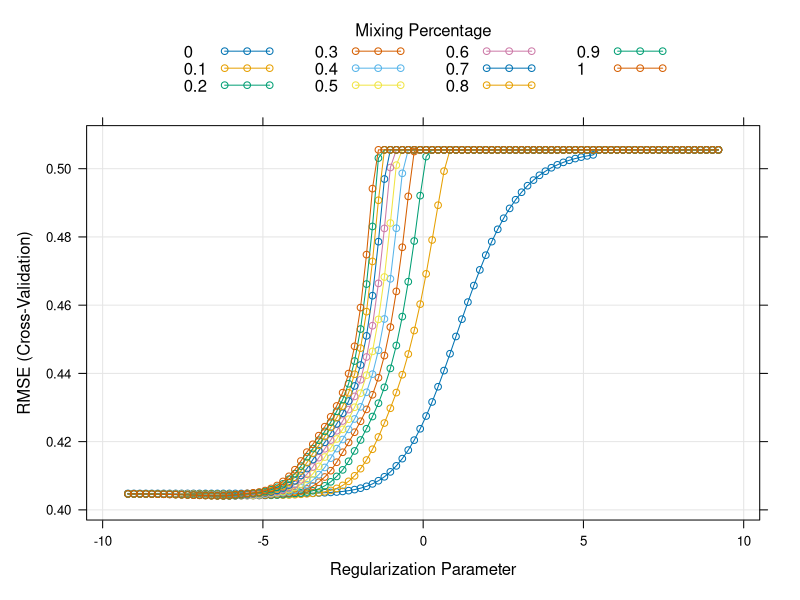
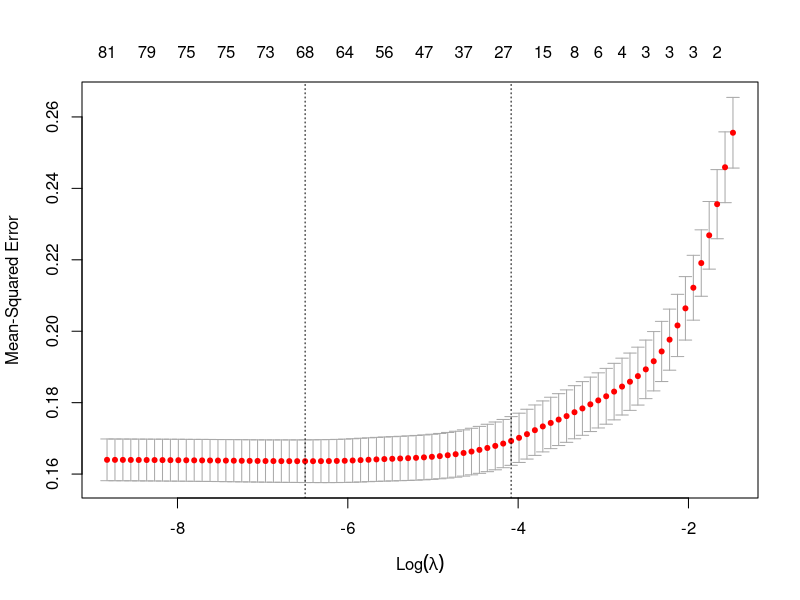

Write R code to recreate these figures, in order. (Note: this script raises an error after producing the figures.)
library(tidyverse)
library(skimr)
library(caret)     
library(glmnet) 
library(gridExtra)

## Based on Lab 11

set.seed(80107)

cleaned_data = read.csv("cleaned_data.csv")

#remove student_id
cleaned_data <- cleaned_data[,-1]

dim(cleaned_data)

skim(cleaned_data)

# Create a data partition such that 80% of the data is used for training and 
# 20% for testing

trainIndex <- createDataPartition(cleaned_data$bully,
                                  p = .8, # the share of data in the training set
                                  list = FALSE # puts our output in matrix form
)

cleaned_data <- cleaned_data %>% 
  mutate(temp_id = 1:nrow(cleaned_data))

# Use those indices to split the data into training and test sets
train <- cleaned_data %>% 
  filter(temp_id %in% trainIndex) %>% 
  select(-temp_id)

# Assign everything else to the test dataset 
test <- cleaned_data %>% 
  filter(!(temp_id %in% trainIndex)) %>% 
  select(-temp_id)

# Check how many rows are in each set
nrow(train)
nrow(test)

# Convert predictors into a model matrix for glmnet
# model.matrix() automatically creates dummy variables for categorical predictors
# math ~ . means: predict math using all other variables in the dataset
# [,-1] removes the intercept column because glmnet handles the intercept internally
x_train_unscaled <- model.matrix(bully ~ ., train)[, -1]
y_train <- train$bully

x_test_unscaled <- model.matrix(bully ~ ., test)[, -1]
y_test <- test$bully

# Standardize the predictors in the training set
x_train <- scale(x_train_unscaled)

# Standardize the test set using the SAME means and standard deviations from 
# the training set
x_test <- scale(
  x_test_unscaled,
  center = attr(x_train, "scaled:center"),
  scale = attr(x_train, "scaled:scale")
)

###### now we'll test ridge, lasso, and elastic net all in one

train_control <- trainControl(
  method = "cv",
  number = 10,
  verboseIter = FALSE 
)

# Define a set of alpha values to try. We'll include 0 and 1 to test ridge and
# lasso along with the other values for elastic net

alpha_grid <- seq(0, 1, by = 0.1) 
lambda_grid <- 10 ^ seq(4, -4, length = 100)

set.seed(80107)

rle_model <- train(
  x = x_train,
  y = y_train,
  method = "glmnet",
  trControl = train_control,
  tuneGrid = expand.grid(alpha = alpha_grid, lambda = lambda_grid),
  metric = "RMSE"
)


# Plot RMSE across tuning values
plot(rle_model, xTrans = log)

# View the best alpha
best_alpha <- rle_model$bestTune$alpha
best_alpha

# View what caret says is the best lambda (lowest RMSE)
best_lambda_caret <- rle_model$bestTune$lambda
best_lambda_caret

# ChatGPT helped me understand that caret and glmnet packages have different
# ways of finding the best lambda. Let's look at the glmnet version
cv.out <- cv.glmnet(x_train, y_train, alpha=best_alpha)
plot(cv.out)

cv.out

# lambda min has ~69 nonzero coefs and lambda 1se has ~25 nonzero coefs
# lambda min of 0.01 matches caret, but lambda 1se of 0.08 is different

# let's store this best lambda (1se) as well
best_lambda_glmnet <- cv.out$lambda.1se
log(best_lambda_glmnet)

# Extract coefficients at the best lambda for both methods
coefs_caret <- coef(rle_model$finalModel, 
                    alpha = best_alpha, s = best_lambda_caret)

coefs_glmnet <- coef(rle_model$finalModel, 
                    alpha = best_alpha, s = best_lambda_glmnet)

coefs_caret <- coefs_caret[which(coefs_caret != 0),]

coefs_glmnet <- coefs_glmnet[which(coefs_glmnet != 0),]

coefs_cdf <- data.frame(
  Variable = rownames(as.matrix(coefs_caret)),
  Coefficient = as.numeric(coefs_caret)
)

coefs_gdf <- data.frame(
  Variable = rownames(as.matrix(coefs_glmnet)),
  Coefficient = as.numeric(coefs_glmnet)
)


# Inspect largest coefficients
coefs_cdf %>%
  arrange(desc(abs(Coefficient))) %>% 
  head(10)

coefs_gdf %>%
  arrange(desc(abs(Coefficient))) %>% 
  head(10)

# Now lets run our best model on the testing data
# First let's try the caret version (best lambda minimizes RMSE)
rle.pred.caret = predict(rle_model, newdata=x_test)

# How variable are our predictions?
summary( rle.pred.caret )
sd( rle.pred.caret )

# The RMSE
sqrt( mean((rle.pred-y_test)^2) )

# Now let's repeat with the glmnet version using lambda 1se
rle.pred.glmnet = predict(rle_model$finalModel, 
                          s = best_lambda_glmnet, newx=x_test)

# How variable are our predictions?
summary( rle.pred.glmnet )
sd( rle.pred.glmnet )

# The RMSE
sqrt( mean((rle.pred.glmnet-y_test)^2) )

# both of these RMSEs are quite low

# Let's look at a plot

#put both sets of predictions into the test df
test_plot <- test %>% 
  mutate(y_pred_caret = rle.pred.caret, y_pred_glmnet = rle.pred.glmnet)

test_plot <- test_plot %>% 
  pivot_longer(cols = c(y_pred_glmnet,y_pred_caret, bully), names_to = "model", 
               values_to = "y")

test_plot %>% 
  ggplot(aes(age,y, col = model))+
  geom_point()+
  geom_jitter()

test_plot %>% 
  ggplot(aes(model,y)) +
  geom_boxplot()


#########################################################################

#now let's take our top 3 predictors and try loess, why not
#based on the college_and_ses_with_loess script from class

dat = train
head( dat )

qplot( dat$e_safety_score )

dat = dat %>% 
  mutate(bully_high = ifelse(bully >= 2.5,1,0))

test = test %>% 
  mutate(bully_high = ifelse(bully >=2.5,1,0))


##
## Looking at probability of =>2.5 bully score given e_safety_score
##

table( dat$bully_high )


ggplot( dat, aes( e_safety_score, bully_high ) ) +
  geom_point()
#wow this does not look promising

summary( dat$e_safety_score )
q = quantile( dat$e_safety_score, c( 0.10, 0.90 ) )
q


ll = loess( bully_high ~ e_safety_score, data=dat )
ll


# We can predict using our model, using it like a function.  
# Here, for e_safety_score = 2, we have this:
predict( ll, 2 )


preds = tibble( e_safety_score = seq( 1, 4, length.out=100 ),
                fitted = predict( ll, e_safety_score ) )
preds


ggplot( preds, aes( e_safety_score, fitted ) ) +
  geom_line()


# using binning
dat <- dat %>% mutate( cut = cut( e_safety_score, 10 ) ) %>%
  group_by( cut ) %>%
  mutate( binned = mean( bully_high ) )

ggplot( dat, aes( e_safety_score, binned ) ) +
  geom_line() +
  geom_line( data=preds, aes(e_safety_score,fitted), col="red" )




####  Look at loess lines for different subsets of folks  #####
# identify where most of the data is

ggplot( data=dat, aes( e_safety_score, bully_high ) ) +
  geom_point() +
  geom_smooth( data=filter( dat, gender=="Female" ), col="purple", se=FALSE ) +
  geom_smooth( data=filter( dat, gender=="Male" ), col="darkgreen", se=FALSE ) +
  geom_smooth( data=filter( dat, gender=="Another way:" ), col="orange", se=FALSE )+
  geom_vline( xintercept = q, lwd=1, lty=2 )


##### Loess with multiple variables   ####

ggplot( dat, aes( discrimination, school_rules ) ) +
  geom_point( alpha=0.2 )

# use loess with multiple variables to predict bully_high based on e_safety_score,
# discrimination, and school_rules

llp = loess( bully_high ~ e_safety_score + 
               discrimination + school_rules, data=dat )

dat$pcol = predict( llp, newdata=dat )

qplot( e_safety_score, pcol, data = dat ) +
  geom_smooth()
qplot( discrimination, pcol, data = dat ) +
  geom_smooth()
qplot( school_rules, pcol, data = dat ) +
  geom_smooth()

rmse(llp, data = dat)

# let's run it on the test data now

test$pcol = predict( llp, newdata=test )

qplot( e_safety_score, pcol, data = test ) +
  geom_smooth()
qplot( discrimination, pcol, data = test ) +
  geom_smooth()
qplot( school_rules, pcol, data = test ) +
  geom_smooth()

rmse(llp, data = test)
